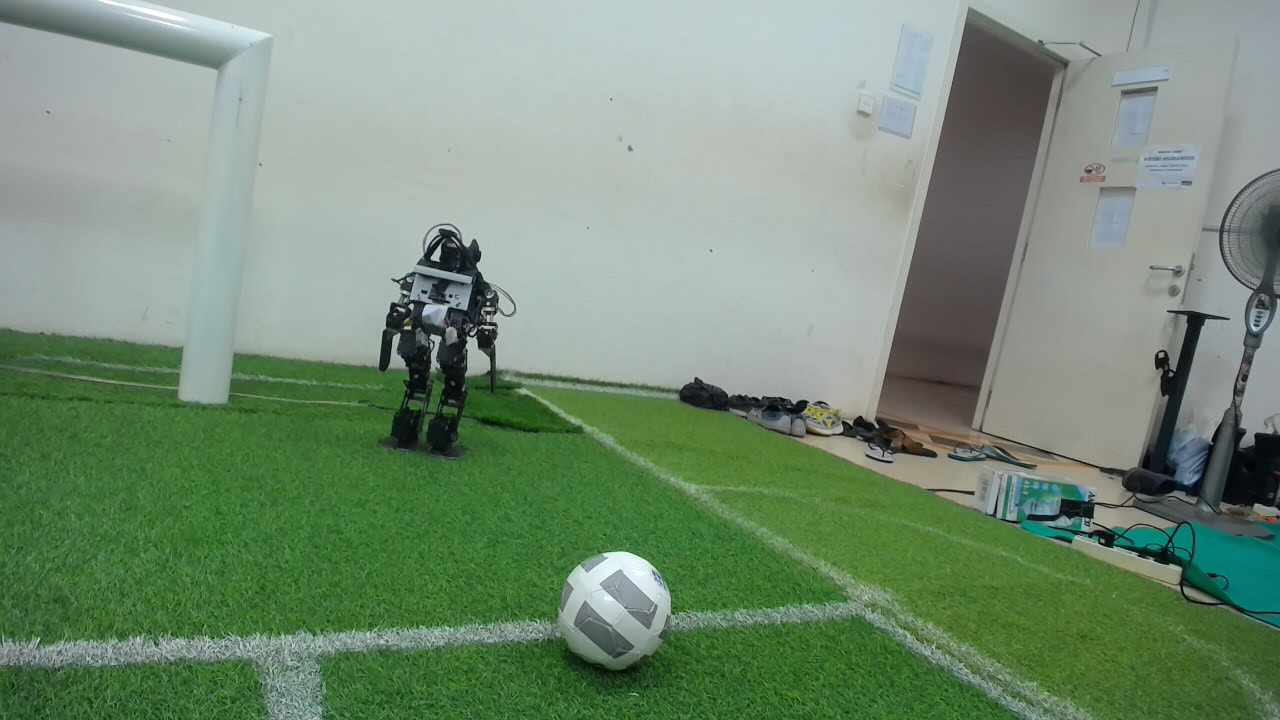
#> input picture Line_Extraction/images/image2.jpg, 1280 x 720 px, found by its file name
$ jupyter execute Line_Extraction.ipynb   (Python 2 division)   (older library calls are emulated)
#> lines starting #> are read from the running program, lines starting #| are printed output that depends on the picture; after the words box and inside, x2 and y2 are one past the last pixel; in counts of white or black regions, pixels touching at a corner belong together
# BarelangFC Vision Algorithm

## Image Variable

* **rgbImage** : raw image data dari kamera yang sudah di resize
* **modRgbImage** : RGB image hasil deteksi
* **hsvImage** : hasil konversi dari rgbImage
* **gBinary** : binary image dari warna hijau (lapangan)
* **gBinaryInvert** : binary image hasil dari invert gBinary
* **gBinaryInvertErode** : hasil morfologi erode dari gBinaryInvert
* **gBinaryInvertDilate** : hasil morfologi erode dari gBinaryInvertErode
* **wBinary** : binary image dari warna putih

## Thresholding Variable

### Thresholding warna hijau

* **gHMin** : Hue minimum untuk filter warna hijau
* **gSMin** : Saturation minimum untuk filter warna hijau
* **gVMin** : Value minimum untuk filter warna hijau
* **gHMax** : Hue maximum untuk filter warna hijau
* **gSMax** : Saturation maximum untuk filter warna hijau
* **gVMax** : Value maximum untuk filter warna hijau

### Thresholding warna putih

* **wHMin** : Hue minimum untuk filter warna putih
* **wSMin** : Saturation minimum untuk filter warna putih
* **wVMin** : Value minimum untuk filter warna putih
* **wHMax** : Hue maximum untuk filter warna putih
* **wSMax** : Saturation maximum untuk filter warna putih
* **wVMax** : Value maximum untuk filter warna putih

## Import All Dependencies

[cell 1]
import time
import cv2
import numpy as np
import math
import matplotlib.pyplot as plt
import matplotlib
import ipywidgets as wg
from IPython.display import display

[cell 2]
# Definisi umum
IMAGE_WIDTH = 640
HALF_IMAGE_WIDTH = IMAGE_WIDTH / 2
IMAGE_HEIGHT = 360

## Change From Coordinat Scan to Coordinat Camera

[cell 3]
# Transform scanning coordinat to camera coordinat
def transToImgFrame(x,y):
    # x = x + 160
    x = x + HALF_IMAGE_WIDTH
    y = (y-IMAGE_HEIGHT) * -1
    return (x,y)

## Polar to Cartesian

[cell 4]
# Polar to cartesian
def polToCart(radius, theta):
    x = int(radius * math.cos(math.radians(theta)))
    y = int(radius * math.sin(math.radians(theta)))
    return (x,y)

## Load Image From File

[cell 5]
matplotlib.rcParams['figure.figsize'] = (15,15)

[cell 6]
rgbImage = cv2.imread('images\image2.jpg')
#> rgbImage is the input picture: shape (720, 1280, 3); mean B, G, R 117.2, 140.8, 117.4
rgbImage = cv2.resize(rgbImage,None,fx=0.5, fy=0.5, interpolation = cv2.INTER_CUBIC)
#> rgbImage: shape (360, 640, 3)
modRgbImage = rgbImage.copy()

plt.imshow(rgbImage)
#> (this line was passed over: IPython is not available in this run)
plt.title('RGB Image')
#> (this line was passed over: IPython is not available in this run)
plt.show()

## Convert RGB Image to HSV Image

[cell 7]
hsvImage = cv2.cvtColor(rgbImage, cv2.COLOR_BGR2HSV)
#> hsvImage: shape (360, 640, 3); mean H, S, V 66.1, 66.4, 141.6

plt.imshow(hsvImage)
#> (this line was passed over: IPython is not available in this run)
plt.title('HSV Image')
#> (this line was passed over: IPython is not available in this run)
plt.show()

## Field Contour Detection

[cell 8]
# Setting HSV Green
gHMin = wg.IntSlider(value=40,  min=0, max= 255, description='Gr H Min : ')
gSMin = wg.IntSlider(value=50,  min=0, max= 255, description='Gr S Min : ')
gVMin = wg.IntSlider(value=55,  min=0, max= 255, description='Gr V Min : ')

gHMax = wg.IntSlider(value=60,  min=0, max= 255, description='Gr H Max : ')
gSMax = wg.IntSlider(value=255, min=0, max= 255, description='Gr S Max : ')
gVMax = wg.IntSlider(value=255, min=0, max= 255, description='Gr V Max : ')

display(gHMin, gSMin, gVMin, gHMax, gSMax, gVMax)

[cell 9]
lowerGreen = np.array([gHMin.value,gSMin.value,gVMin.value])
upperGreen = np.array([gHMax.value,gSMax.value,gVMax.value])
gBinary = cv2.inRange(hsvImage, lowerGreen, upperGreen)
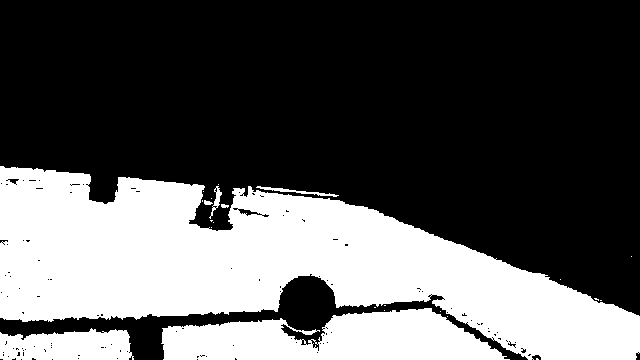
#> gBinary: shape (360, 640); 34.9% white; 24 white regions (17 under 20 px), largest, box (x1, y1, x2, y2) and area: (0, 166, 640, 360) 64098, (161, 308, 510, 360) 12412, (0, 328, 134, 360) 3470
plt.imshow(gBinary, cmap='Greys')
#> (this line was passed over: IPython is not available in this run)
plt.title('Green Binary Image')
#> (this line was passed over: IPython is not available in this run)
plt.show()

### Fungsi fieldContourExtraction

#### Input :

* inputImage : berupa image rgb yang akan dideteksi
* inputBinaryImage : berupa binary image yang dijadikan referensi untuk di scanning
* angleStep : step per derajat
* lengthStep : step per jarak
* enableDebug : untuk menampilkan hasil deteksi, sebaiknya di-disable agar prosesnya cepat

#### Ouput :
* npPoint : berupa array dari beberapa titik yang berhasil dideteksi

[cell 10]
# fungsi rotate scan, input berupa hsv output berupa rgb yang hanya gambar lapangan saja
# enableDebug digunakan untuk menampilkan gambar hasil proses
def fieldContourExtraction(inputImage, inputBinaryImage, angleStep, lengthStep, enableDebug):
#     grayImage = np.zeros([IMAGE_HEIGHT, IMAGE_WIDTH], dtype=np.uint8)
#> called with angleStep = 1, lengthStep = 1, enableDebug = False
    npPoint = np.zeros((1,2), dtype=int)
    outputImage = inputImage.copy()
    maxLength = int(math.sqrt(HALF_IMAGE_WIDTH*HALF_IMAGE_WIDTH+IMAGE_HEIGHT*IMAGE_HEIGHT))
    totalPoint = 0
    for i in range(180,0-angleStep,angleStep*-1):
            foundGreen = False
            lastFoundGreen = False

            for j in range(maxLength,0,lengthStep*-1):
                x,y =  polToCart(j,i)
                x,y =  transToImgFrame(x,y)
                if x >= 0 and x < IMAGE_WIDTH and y >= 0 and y < IMAGE_HEIGHT:
                    if foundGreen == False:
                        warna = inputBinaryImage.item(y,x)
                else:
                    warna = 0

                # Jika belum ketemu hijau
                if foundGreen == False:
                    if warna == 255:
                        foundGreen = True
                        npPoint = np.insert(npPoint, totalPoint, [x,y],axis=0)
                        if enableDebug == True:
                            color = (0,0,255)
                            cv2.circle(outputImage,(x,y), 2, color, -1)
                        totalPoint += 1
                        foundGreen == True
                else:
                    break

                lastFoundGreen = foundGreen
#> after the loop, npPoint = 180 pairs, first value 0 to 639, second value 0 to 355; totalPoint = 179

    # Delete point yang terakhir
    npPoint = np.delete(npPoint, -1, axis=0)
#> npPoint = 179 pairs, first value 0 to 639, second value 167 to 355
    if enableDebug == True:
        plt.imshow(outputImage)
        plt.title('Output Image')
        plt.show()
    return npPoint

#### Test the algorithm

[cell 11]
pointOfContour = fieldContourExtraction(rgbImage,gBinary,1,1,False)
#> pointOfContour has the same summary as npPoint in fieldContourExtraction
print pointOfContour
#> (printed output is left out)

Generate contour dari point yang terdeteksi

[cell 12]
fieldContour = np.array(pointOfContour).reshape((-1,1,2)).astype(np.int32)
#> fieldContour = contour of 179 points, box (x1, y1, x2, y2) (0, 167, 640, 356), area 87189
cv2.drawContours(modRgbImage,[fieldContour],0,(255,255,255),1)
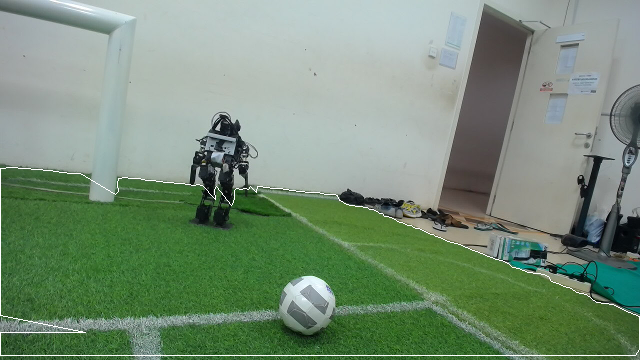
#> modRgbImage: shape (360, 640, 3); mean B, G, R 118.6, 141.9, 118.8
plt.imshow(modRgbImage)
#> (this line was passed over: IPython is not available in this run)
plt.title('Field Contour Detection Result')
plt.show()

$ run again, with Line_Extraction/images/image1.jpg copied over Line_Extraction/images/image2.jpg
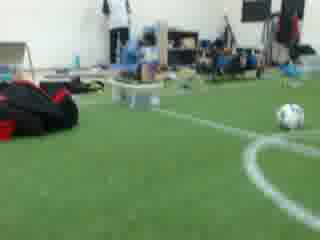
#> input picture Line_Extraction/images/image1.jpg, 320 x 240 px, found by its file name
#> rgbImage is the input picture: shape (240, 320, 3); mean B, G, R 107.7, 140.4, 114.9
#> `rgbImage = cv2.resize(rgbImage,None,fx=0.5, fy=0.5, interpolation = cv..`:
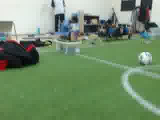
#> rgbImage: shape (120, 160, 3); mean B, G, R 107.7, 140.4, 114.9
#> hsvImage: shape (120, 160, 3); mean H, S, V 61.6, 75.5, 142.3
#> `gBinary = cv2.inRange(hsvImage, lowerGreen, upperGreen)`:
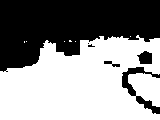
#> gBinary: shape (120, 160); 56% white; 6 black regions (2 under 20 px), largest, box (x1, y1, x2, y2) and area: (0, 0, 160, 72) 7770, (122, 67, 160, 114) 478, (137, 51, 152, 64) 149, (104, 61, 120, 67) 46
#> after the loop in fieldContourExtraction, `for i in range(180,0-angleStep,angleStep*-1):`: npPoint = [[0, 0]]; totalPoint = 0

$ run again, with Line_Extraction/images/image3.jpg copied over Line_Extraction/images/image2.jpg
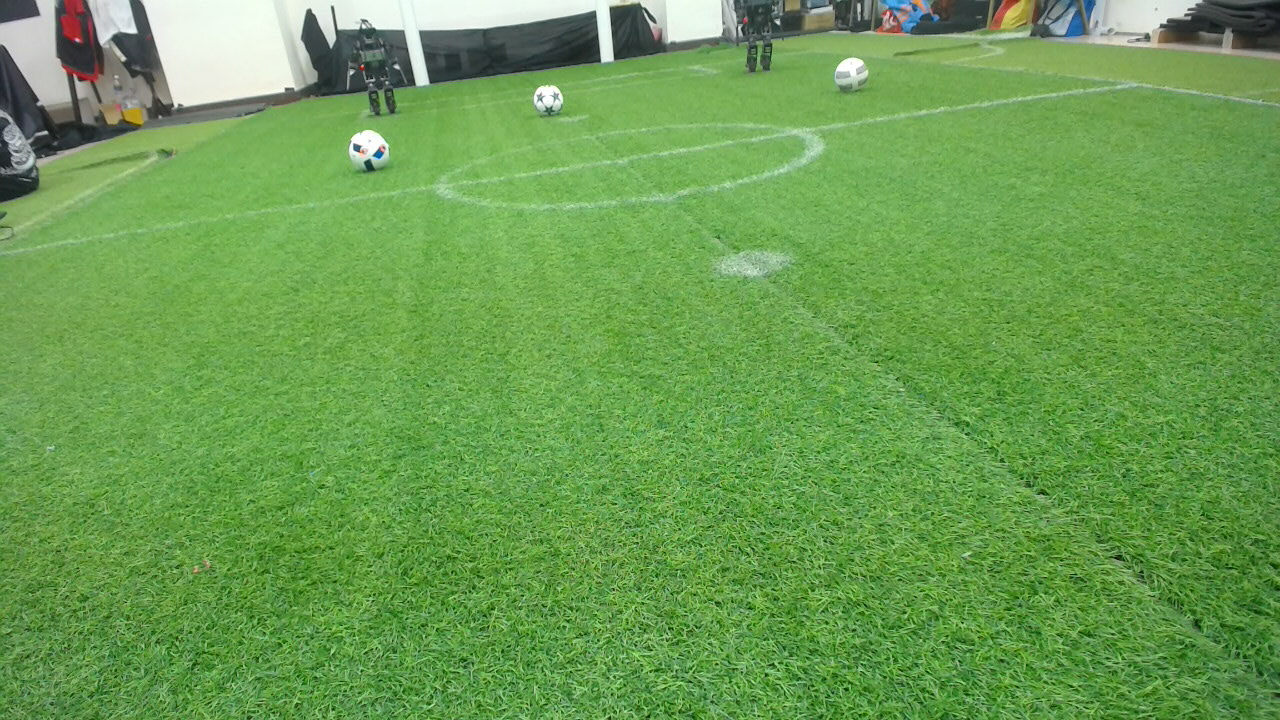
#> input picture Line_Extraction/images/image3.jpg, 1280 x 720 px, found by its file name
#> rgbImage is the input picture: shape (720, 1280, 3); mean B, G, R 81.5, 157, 106.3
#> rgbImage: shape (360, 640, 3)
#> hsvImage: shape (360, 640, 3); mean H, S, V 52.1, 126.1, 157.4
#> `gBinary = cv2.inRange(hsvImage, lowerGreen, upperGreen)`:
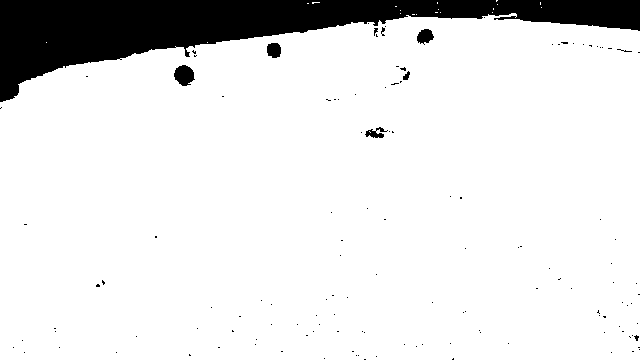
#> gBinary: shape (360, 640); 89% white; 132 black regions (125 under 20 px), largest, box (x1, y1, x2, y2) and area: (0, 0, 640, 102) 24183, (174, 65, 195, 86) 314, (417, 29, 434, 45) 183
#> after the loop in fieldContourExtraction, `for i in range(180,0-angleStep,angleStep*-1):`: npPoint = 180 pairs, first value 0 to 639, second value 0 to 355; totalPoint = 179
#> in fieldContourExtraction, `npPoint = np.delete(npPoint, -1, axis=0)`: npPoint = 179 pairs, first value 0 to 639, second value 2 to 355
#> pointOfContour has the same summary as npPoint in fieldContourExtraction
#> (printed output is left out)
#> fieldContour = contour of 179 points, box (x1, y1, x2, y2) (0, 2, 640, 356), area 203218
#> `cv2.drawContours(modRgbImage,[fieldContour],0,(255,255,255),1)`:
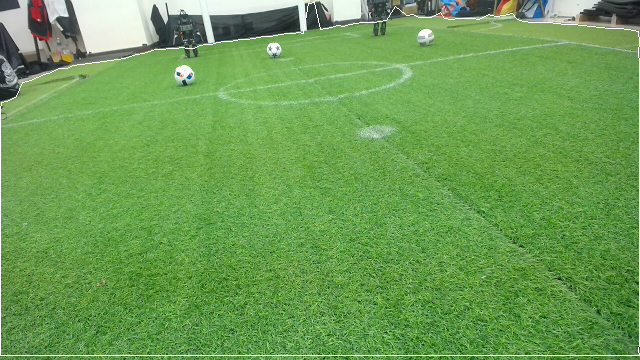
#> modRgbImage: shape (360, 640, 3); mean B, G, R 83, 157.9, 107.6

$ run again, with Line_Extraction/images/image4.jpg copied over Line_Extraction/images/image2.jpg
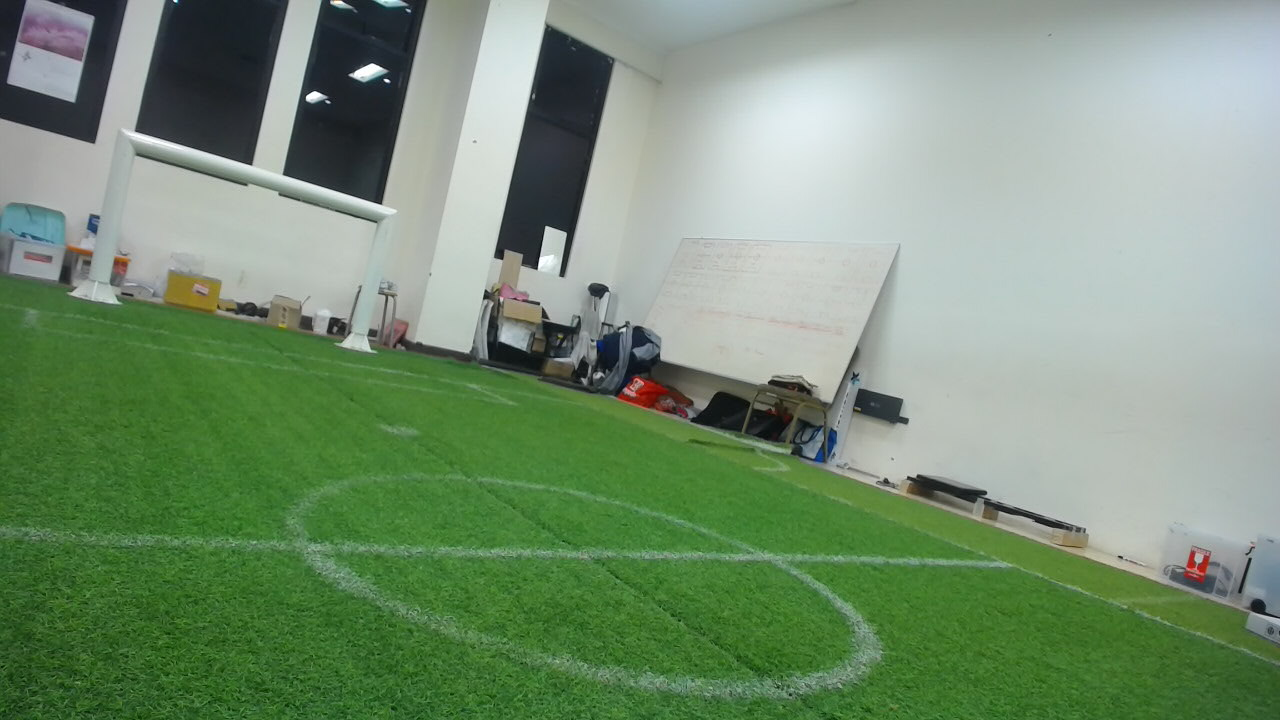
#> input picture Line_Extraction/images/image4.jpg, 1280 x 720 px, found by its file name
#> rgbImage is the input picture: shape (720, 1280, 3); mean B, G, R 116.2, 144.8, 119.9
#> rgbImage: shape (360, 640, 3)
#> hsvImage: shape (360, 640, 3); mean H, S, V 66.3, 73.9, 145.9
#> `gBinary = cv2.inRange(hsvImage, lowerGreen, upperGreen)`:
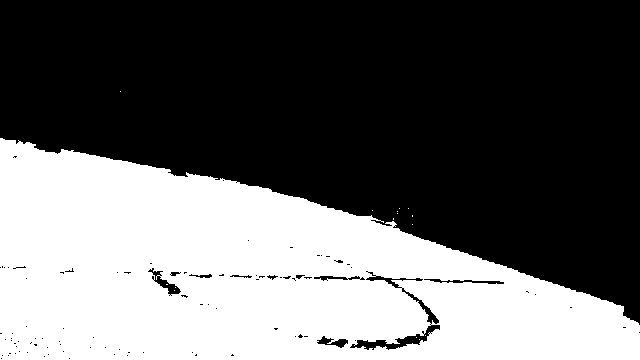
#> gBinary: shape (360, 640); 39.7% white; 16 white regions (15 under 20 px), largest, box (x1, y1, x2, y2) and area: (0, 138, 640, 360) 91556
#> after the loop in fieldContourExtraction, `for i in range(180,0-angleStep,angleStep*-1):`: npPoint = 180 pairs, first value 0 to 639, second value 0 to 355; totalPoint = 179
#> in fieldContourExtraction, `npPoint = np.delete(npPoint, -1, axis=0)`: npPoint = 179 pairs, first value 0 to 639, second value 139 to 355
#> pointOfContour has the same summary as npPoint in fieldContourExtraction
#> (printed output is left out)
#> fieldContour = contour of 179 points, box (x1, y1, x2, y2) (0, 139, 640, 356), area 90506
#> `cv2.drawContours(modRgbImage,[fieldContour],0,(255,255,255),1)`:
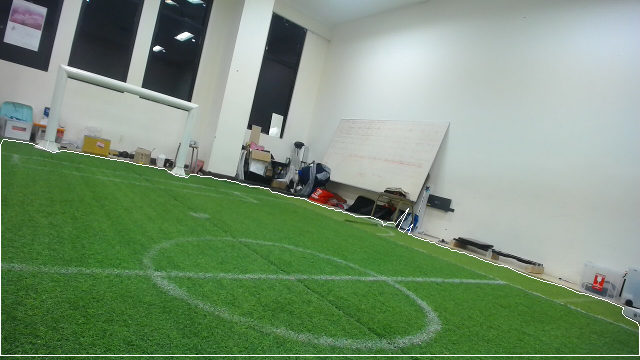
#> modRgbImage: shape (360, 640, 3); mean B, G, R 117.5, 145.8, 121.2
